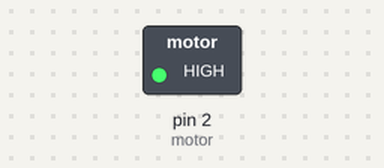
The sketch below on a simulated Arduino Uno, built with avr-gcc and run on an emulated ATmega328P. On the bench: switched loads named in the sketch (green lamp = pin HIGH).

Above: at 0.1 s.
Timing chart, 0 to 1.6 s (numbered marks = the images above):
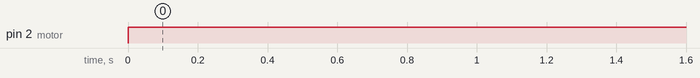

Measured:
- by itself, pin 2 (motor): LOW → HIGH at 0.00 s

The sketch:

dc_motor_testcode.ino
```cpp
const int motor = 2;
void setup() {
  // put your setup code here, to run once:
  pinMode(motor, OUTPUT);

}

void loop() {
  // put your main code here, to run repeatedly:
  analogWrite(motor, 150);

}
```
